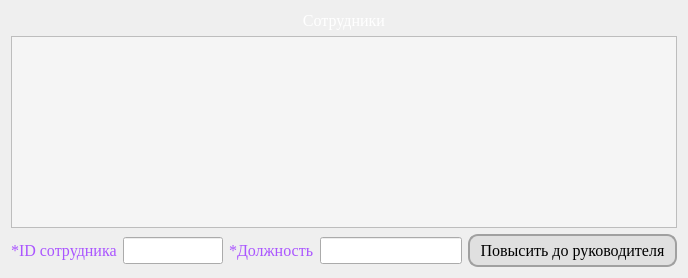
      <widget class="QWidget" name="add_man">
       <layout class="QGridLayout" name="gridLayout_13">
        <item row="0" column="0">
         <layout class="QGridLayout" name="gridLayout_3">
          <item row="2" column="0">
           <widget class="QLabel" name="label_EmployeeID_add_man">
            <property name="font">
             <font>
              <family>Times New Roman</family>
              <pointsize>12</pointsize>
             </font>
            </property>
            <property name="styleSheet">
             <string notr="true">color: rgb(170, 85, 255)
</string>
            </property>
            <property name="text">
             <string>*ID сотрудника</string>
            </property>
           </widget>
          </item>
          <item row="2" column="3">
           <widget class="QLineEdit" name="lineEdit_JobTitle_add_man">
            <property name="font">
             <font>
              <family>Times New Roman</family>
              <pointsize>12</pointsize>
             </font>
            </property>
           </widget>
          </item>
          <item row="2" column="4">
           <widget class="QPushButton" name="pushButton_add_man">
            <property name="font">
             <font>
              <family>Times New Roman</family>
              <pointsize>12</pointsize>
             </font>
            </property>
            <property name="cursor">
             <cursorShape>PointingHandCursor</cursorShape>
            </property>
            <property name="styleSheet">
             <string notr="true">QPushButton {
    background-color: #E0E0E0;
    border-radius: 10px;
    border: 2px solid #A0A0A0;
    padding: 5px 10px;
}

QPushButton:hover {
    background-color: #CCCCCC;
}
</string>
            </property>
            <property name="text">
             <string>Повысить до руководителя</string>
            </property>
           </widget>
          </item>
          <item row="1" column="0" colspan="5">
           <widget class="QTableView" name="tableView_UsersTable_add_man">
            <property name="styleSheet">
             <string notr="true">QTableView {
    background-color: #f5f5f5; /* Цвет фона */
    color: #333; /* Цвет текста */
    gridline-color: #ccc; /* Цвет линий сетки */
}

QTableView::item:selected {
    background-color: #a0d9ff; /* Цвет фона для выбранной ячейки */
    color: #333; /* Цвет текста для выбранной ячейки */
}

QHeaderView::section {
    background-color: #4c7c99; /* Цвет фона заголовков столбцов */
    color: white; /* Цвет текста заголовков столбцов */
    padding: 4px; /* Отступы внутри заголовков столбцов */
    border: 1px solid #2e5066; /* Граница вокруг заголовков столбцов */
}

QTableView::horizontalHeader {
    background-color: #4c7c99; /* Цвет фона горизонтального заголовка */
    color: white; /* Цвет текста горизонтального заголовка */
}

QTableView::verticalHeader {
    background-color: #4c7c99; /* Цвет фона вертикального заголовка */
    color: white; /* Цвет текста вертикального заголовка */
}
</string>
            </property>
            <property name="frameShadow">
             <enum>QFrame::Raised</enum>
            </property>
            <property name="editTriggers">
             <set>QAbstractItemView::NoEditTriggers</set>
            </property>
            <property name="dragDropOverwriteMode">
             <bool>true</bool>
            </property>
            <property name="gridStyle">
             <enum>Qt::SolidLine</enum>
            </property>
            <property name="sortingEnabled">
             <bool>true</bool>
            </property>
            <attribute name="horizontalHeaderShowSortIndicator" stdset="0">
             <bool>true</bool>
            </attribute>
           </widget>
          </item>
          <item row="2" column="2">
           <widget class="QLabel" name="label_JobTitle_add_man">
            <property name="font">
             <font>
              <family>Times New Roman</family>
              <pointsize>12</pointsize>
             </font>
            </property>
            <property name="styleSheet">
             <string notr="true">color: rgb(170, 85, 255)
</string>
            </property>
            <property name="text">
             <string>*Должность</string>
            </property>
           </widget>
          </item>
          <item row="2" column="1">
           <widget class="QLineEdit" name="lineEdit_EmployeeID_add_man">
            <property name="maximumSize">
             <size>
              <width>100</width>
              <height>16777215</height>
             </size>
            </property>
            <property name="font">
             <font>
              <family>Times New Roman</family>
              <pointsize>12</pointsize>
             </font>
            </property>
           </widget>
          </item>
          <item row="0" column="0" colspan="5">
           <widget class="QLabel" name="label_40">
            <property name="font">
             <font>
              <family>Times New Roman</family>
              <pointsize>12</pointsize>
             </font>
            </property>
            <property name="styleSheet">
             <string notr="true">color: rgb(255, 255, 255)</string>
            </property>
            <property name="text">
             <string>Сотрудники</string>
            </property>
            <property name="alignment">
             <set>Qt::AlignCenter</set>
            </property>
           </widget>
          </item>
         </layout>
        </item>
       </layout>
      </widget>
